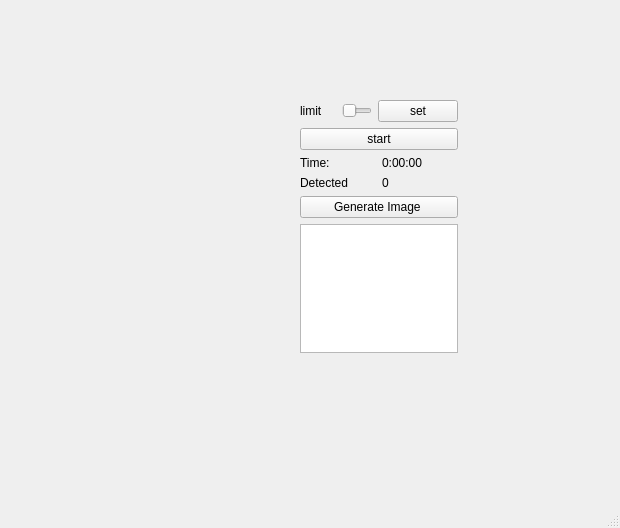
<?xml version="1.0" encoding="UTF-8"?>
<ui version="4.0">
 <class>MainWindow</class>
 <widget class="QMainWindow" name="MainWindow">
  <property name="geometry">
   <rect>
    <x>0</x>
    <y>0</y>
    <width>620</width>
    <height>528</height>
   </rect>
  </property>
  <property name="windowTitle">
   <string>MainWindow</string>
  </property>
  <widget class="QWidget" name="centralwidget">
   <widget class="QWidget" name="horizontalLayoutWidget">
    <property name="geometry">
     <rect>
      <x>80</x>
      <y>90</y>
      <width>151</width>
      <height>255</height>
     </rect>
    </property>
    <layout class="QHBoxLayout" name="horizontalLayout"/>
   </widget>
   <widget class="QWidget" name="verticalLayoutWidget">
    <property name="geometry">
     <rect>
      <x>300</x>
      <y>100</y>
      <width>158</width>
      <height>253</height>
     </rect>
    </property>
    <layout class="QVBoxLayout" name="verticalLayout_4">
     <item>
      <layout class="QHBoxLayout" name="horizontalLayout_7">
       <item>
        <widget class="QLabel" name="limit">
         <property name="text">
          <string>limit</string>
         </property>
        </widget>
       </item>
       <item>
        <widget class="QLabel" name="limitValue">
         <property name="enabled">
          <bool>true</bool>
         </property>
         <property name="text">
          <string/>
         </property>
        </widget>
       </item>
       <item>
        <widget class="QSlider" name="limitSlider">
         <property name="orientation">
          <enum>Qt::Horizontal</enum>
         </property>
        </widget>
       </item>
       <item>
        <widget class="QPushButton" name="pushButton">
         <property name="text">
          <string>set</string>
         </property>
        </widget>
       </item>
      </layout>
     </item>
     <item>
      <layout class="QHBoxLayout" name="horizontalLayout_8">
       <item>
        <widget class="QPushButton" name="statusButton">
         <property name="text">
          <string>start</string>
         </property>
        </widget>
       </item>
      </layout>
     </item>
     <item>
      <layout class="QHBoxLayout" name="horizontalLayout_3">
       <item>
        <widget class="QLabel" name="label">
         <property name="text">
          <string>Time:</string>
         </property>
        </widget>
       </item>
       <item>
        <widget class="QLabel" name="elapsed">
         <property name="text">
          <string>0:00:00</string>
         </property>
        </widget>
       </item>
      </layout>
     </item>
     <item>
      <layout class="QHBoxLayout" name="horizontalLayout_2">
       <item>
        <widget class="QLabel" name="label_5">
         <property name="text">
          <string>Detected</string>
         </property>
        </widget>
       </item>
       <item>
        <widget class="QLabel" name="detectionTimes">
         <property name="text">
          <string>0</string>
         </property>
        </widget>
       </item>
      </layout>
     </item>
     <item>
      <widget class="QPushButton" name="generateButton">
       <property name="text">
        <string>Generate Image </string>
       </property>
      </widget>
     </item>
     <item>
      <widget class="QListWidget" name="fileList"/>
     </item>
    </layout>
   </widget>
  </widget>
  <widget class="QMenuBar" name="menubar">
   <property name="geometry">
    <rect>
     <x>0</x>
     <y>0</y>
     <width>620</width>
     <height>22</height>
    </rect>
   </property>
  </widget>
  <widget class="QStatusBar" name="statusbar"/>
 </widget>
 <resources/>
 <connections/>
</ui>
